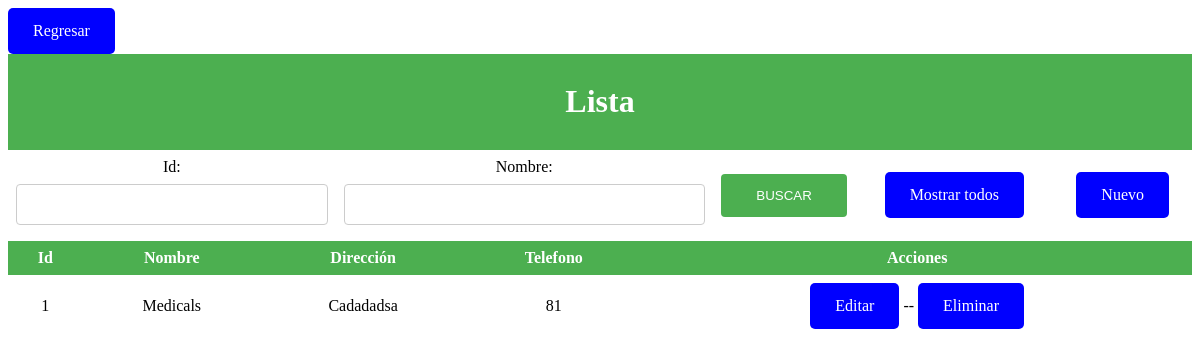
Screenshot of /index_sucursal.php with the database file from the repository.
### tables this page shows
CREATE TABLE `sucursal` (
  `id_sucursal` int NOT NULL,
  `direccion_suc` varchar(50) NOT NULL,
  `nombre_suc` varchar(50) NOT NULL,
  `telefono_suc` varchar(10) NOT NULL
);

### index_sucursal.php (the view, shortened to what this page needs)
<?php
 include("conexion.php");
?>
<!DOCTYPE html>
<html lang="en">
<head>
    <link rel="stylesheet" href="estilos.css">
</head>
<body>
    <form action="<?=$_SERVER['PHP_SELF']?>" method="post">
    <table>
    <tr><a href="index.php">Regresar</a></tr>
        <tr>
            <th colspan="5"><h1>Lista</h1></th>
        </tr>
        <tr>
            <td>
                <label for="">Id:</label>
                <input type="text" name = 'id_sucursal'>
            </td>
            <td>
                <label for="">Nombre:</label>
                <input type="text" name = 'nombre_suc'>
            </td>
            <td>
                <input type="submit" name="enviar" value =  "BUSCAR">
            </td>
            <td>
                <a href="index_sucursal.php">Mostrar todos</a>
            </td>
            <td><a href="agregar_sucursal.php">Nuevo</a></td>
        </tr>
    </table>
    </form>
    <table>
    <thead>
      <tr>
            <th>Id</th>
            <th>Nombre</th>
            <th>Dirección</th>
            <th>Telefono</th>
            <th>Acciones</th>
        </tr>
      </thead>
      <tbody>
        <?php
        if(isset($_POST['enviar'])){
            $id_sucursal = $_POST['id_sucursal'];
            $nombre_suc = $_POST['nombre_suc'];
            if(empty($_POST['id_sucursal']) && empty($_POST['nombre_suc'])){
                echo "<script languaje = 'Javascript'>
                alert('Ingresa el nombre o el identificador');
                location.assign('index_sucursal.php');
                </script>
                ";
            }else {
                if (empty($_POST['nombre_suc'])) {
                    $sql="SELECT * FROM sucursal where id_sucursal =" .$id_sucursal;
                }
                if (empty($_POST['id_sucursal'])) {
                    $sql="SELECT * FROM sucursal where nombre_suc like '%" .$nombre_suc."%'";
                }
                if (!empty($_POST['id_sucursal']) && !empty($_POST['nombre_suc'])) {
                    $sql="SELECT * FROM sucursal whereid_sucursal =".$id_sucursal." and nombre_suc like '%".$nombre_suc."%'";
            }
            $resultado=mysqli_query($conexion,$sql);
            while($filas=mysqli_fetch_assoc($resultado)){
                ?>
                <tr>
            <td><?php echo $filas['id_sucursal'] ?></td>
            <td><?php echo $filas['nombre_suc'] ?></td>
            <td><?php echo $filas['direccion_suc'] ?></td>
            <td><?php echo $filas['telefono_suc'] ?></td>
            <td>
            <?php echo "<a href='editar_sucursal.php?id_sucursal=".$filas['id_sucursal']."'>Editar</a>"; ?>
                --
                <?php echo "<a href='eliminar_sucursal.php?id_sucursal=".$filas['id_sucursal']."'>Eliminar</a>"; ?>
            </td>
        </tr>
    <?php
            }
        }
        }else{
            $sql="SELECT * FROM sucursal";
            $resultado=mysqli_query($conexion,$sql);
            while($filas=mysqli_fetch_assoc($resultado)){
        ?>
        <tr>
            <td><?php echo $filas['id_sucursal'] ?></td>
            <td><?php echo $filas['nombre_suc'] ?></td>
            <td><?php echo $filas['direccion_suc'] ?></td>
            <td><?php echo $filas['telefono_suc'] ?></td>
            <td>
            <?php echo "<a href=editar_sucursal.php?id_sucursal=".$filas['id_sucursal']."'>Editar</a>"; ?>
                --
                <?php echo "<a href='eliminar_sucursal.php?id_sucursal=".$filas['id_sucursal']."'>Eliminar</a>"; ?>
            </td>
        </tr>
        <?php
            }
        }
        ?>
      </tbody>
    </table>
</body>
</html>

### estilos.css (style rules this page uses)
table { border-collapse: collapse; width: 100%; }
th,td { text-align: center; padding: 8px; }
tr:nth-child(even) { background-color: #f2f2f2 }
th { background-color: #4CAF50; color: white; }
a:link, a:visited { background-color: blue; color: white; padding: 14px 25px; text-align: center; text-decoration: none; display: inline-block; border-radius: 5px; }
h1,h2,h3,h4 { text-align: center; }
* { margin: o; padding: 0; box-sizing: border-box; }
input[type=text], input[type=tel], select { width: 100%; padding: 12px 20px; margin: 8px 0; display: inline-block; border: 1px solid #ccc; border-radius: 4px; box-sizing: border-box; }
input[type=submit] { width: 100%; background-color: #4CAF50; color: white; padding: 14px 20px; margin: 8px 0; border: none; border-radius: 4px; cursor: pointer; }

### rows the page displays
sucursal: id_sucursal "1", nombre_suc "Medicals", direccion_suc "Cadadadsa", telefono_suc "81"
